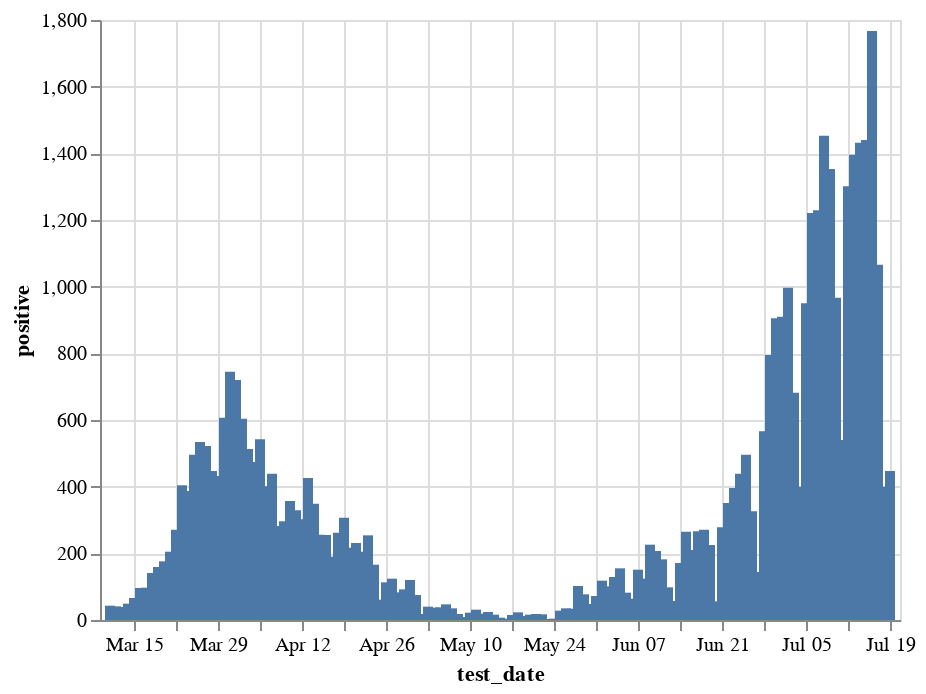

The notebook cell this image was saved under:
### Code cell
alt.Chart(pr.reset_index()).mark_bar().encode(
    x='test_date',
    y='positive',
    tooltip=['test_date', 'positive']
).interactive()

### Figure 1 — Vega-Lite specification as saved in the notebook (floating-point values rounded to 4 significant figures; data arrays with more than 128 entries replaced by an {"elided": "..."} marker saying what was removed)
{"config": {"view": {"continuousWidth": 400, "continuousHeight": 300}}, "data": {"name": "data-c9beb7552d0b518bff5c59daf6e9b3f0"}, "mark": "bar", "encoding": {"tooltip": [{"type": "temporal", "field": "test_date"}, {"type": "quantitative", "field": "positive"}], "x": {"type": "temporal", "field": "test_date"}, "y": {"type": "quantitative", "field": "positive"}}, "selection": {"selector009": {"type": "interval", "bind": "scales", "encodings": ["x", "y"]}}, "$schema": "https://vega.github.io/schema/vega-lite/v4.8.1.json", "datasets": {"data-c9beb7552d0b518bff5c59daf6e9b3f0": {"elided": "131 records"}}}
